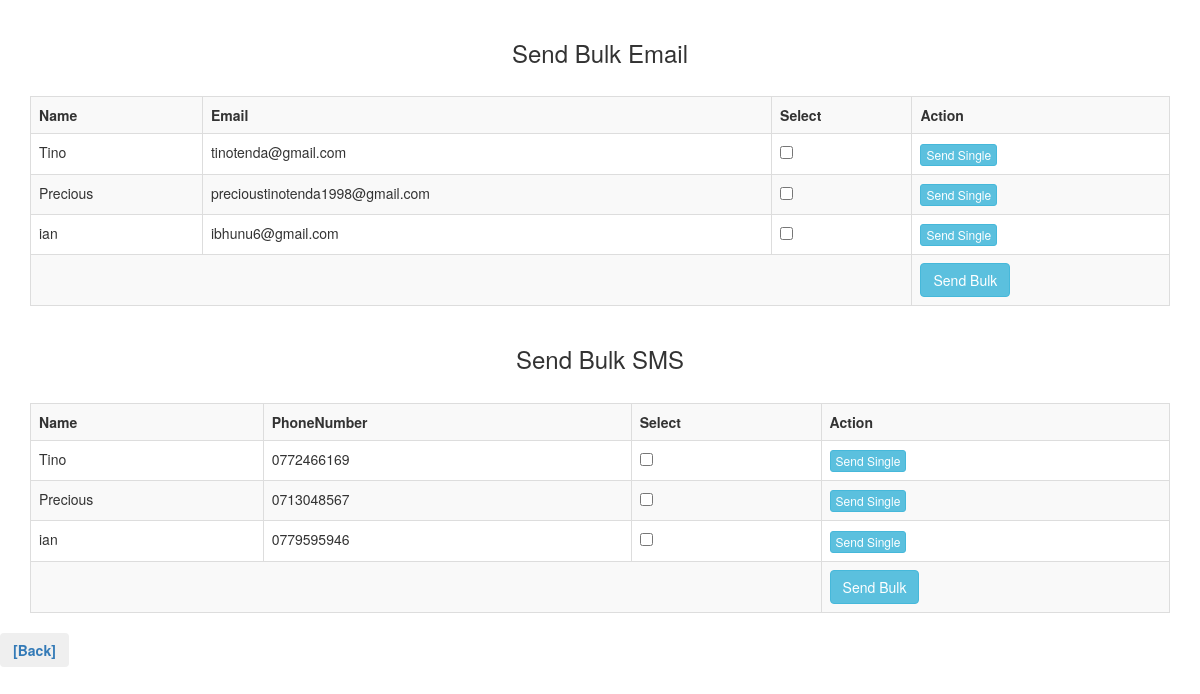
The page /sendemail.php on the database its author committed.
### tables this page shows
CREATE TABLE `item` (
  `item_id` int(11) NOT NULL,
  `item_name` varchar(250) NOT NULL,
  `item_email` varchar(250) NOT NULL,
  `item_phonenumber` varchar(13) NOT NULL
);

### sendemail.php (the view, shortened to what this page needs)
<?php
$connect = new PDO("mysql:host=localhost;dbname=testing", "root", "");
$query = "SELECT * FROM item ORDER BY item_id";
$statement = $connect->prepare($query);
$statement->execute();
$result = $statement->fetchAll();
?>
<!DOCTYPE html>
<html>
 <head>
  <link rel="stylesheet" href="https://maxcdn.bootstrapcdn.com/bootstrap/3.3.6/css/bootstrap.min.css" />
 </head>
 <body>
  <br />
  <div class="container">
   <h3 align="center">Send Bulk Email</h3>
   <br />
   <div class="table-responsive">
    <table class="table table-bordered table-striped">
     <tr>
      <th>Name</th>
      <th>Email</th>
      <th>Select</th>
      <th>Action</th>
     </tr>
     <?php
      $count = 0;
     foreach($result as $row)
     {
      $count++;
      echo '
      <tr>
       <td>'.$row["item_name"].'</td>
       <td>'.$row["item_email"].'</td>
       <td>
        <input type="checkbox" name="single_select" class="single_select" data-email="'.$row["item_email"].'" data-name="'.$row["item_name"].'" />
       </td>
       <td><button type="button" name="email_button" class="btn btn-info btn-xs email_button" id="'.$count.'" data-email="'.$row["item_email"].'" data-name="'.$row["item_name"].'" data-action="single">Send Single</button></td>
      </tr>
      ';
     }
     ?>
     <tr>
      <td colspan="3"></td>
      <td><button type="button" name="bulk_email" class="btn btn-info email_button" id="bulk_email" data-action="bulk">Send Bulk</button></td></td>
    </table>
   </div>
  </div>
  <div class="container">
   <h3 align="center">Send Bulk SMS</h3>
   <br />
   <div class="table-responsive">
    <table class="table table-bordered table-striped">
     <tr>
      <th>Name</th>
      <th>PhoneNumber</th>
      <th>Select</th>
      <th>Action</th>
     </tr>
     <?php
     $count = 0;
     foreach($result as $row)
     {
      $count++;
      echo '
      <tr>
       <td>'.$row["item_name"].'</td>
       <td>'.$row["item_phonenumber"].'</td>
       <td>
        <input type="checkbox" name="single_select" class="single_select" data-phonenumber="'.$row["item_phonenumber"].'" data-name="'.$row["item_name"].'" />
       </td>
       <td><button type="button" name="phonenumber_button" class="btn btn-info btn-xs phonenumber_button" id="'.$count.'" data-phonenumber="'.$row["item_phonenumber"].'" data-name="'.$row["item_name"].'" data-action="single">Send Single </button></td>
      </tr>
      ';
     }
     ?>
     <tr>
      <td colspan="3"></td>
      <td><button type="button" name="bulk_sms" class="btn btn-info phonenumber_button" id="bulk_sms" data-action="bulk">Send Bulk</button></td></td>
    </table>
   </div>
  </div>
<button type="button" class="btn btn-light"><a href="home.php"><b>[Back]</b></a></button>
 </body>
</html>

### rows shown on the page
item: item_name "Tino", item_email "tinotenda@gmail.com", item_phonenumber "0772466169"
item: item_name "Precious", item_email "precioustinotenda1998@gmail.com", item_phonenumber "0713048567"
item: item_name "ian", item_email "ibhunu6@gmail.com", item_phonenumber "0779595946"
